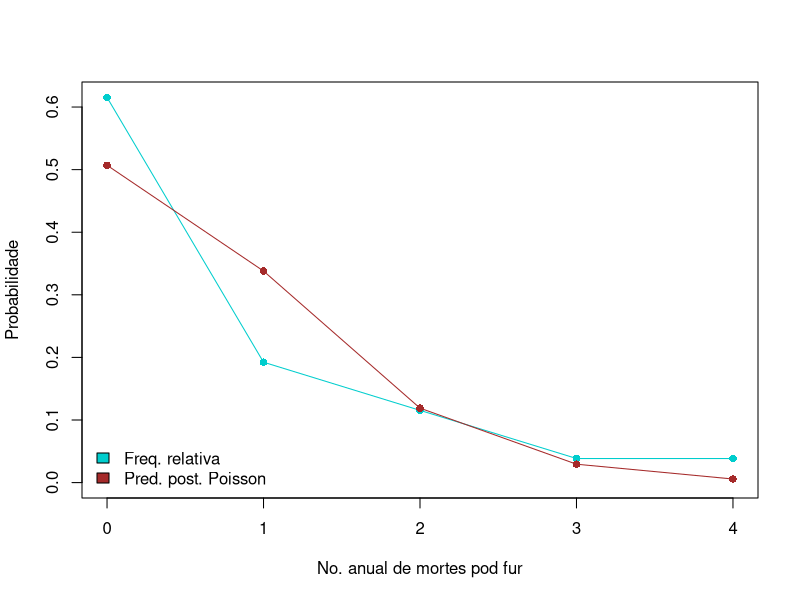
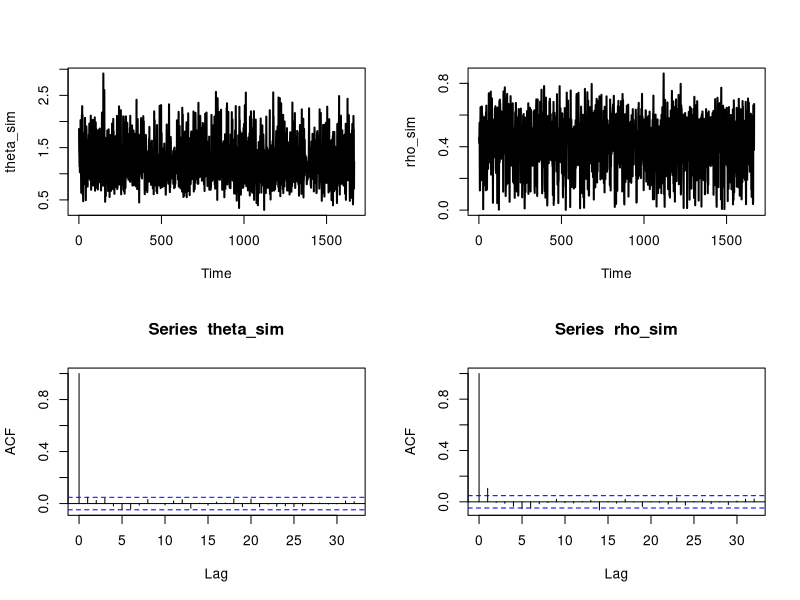
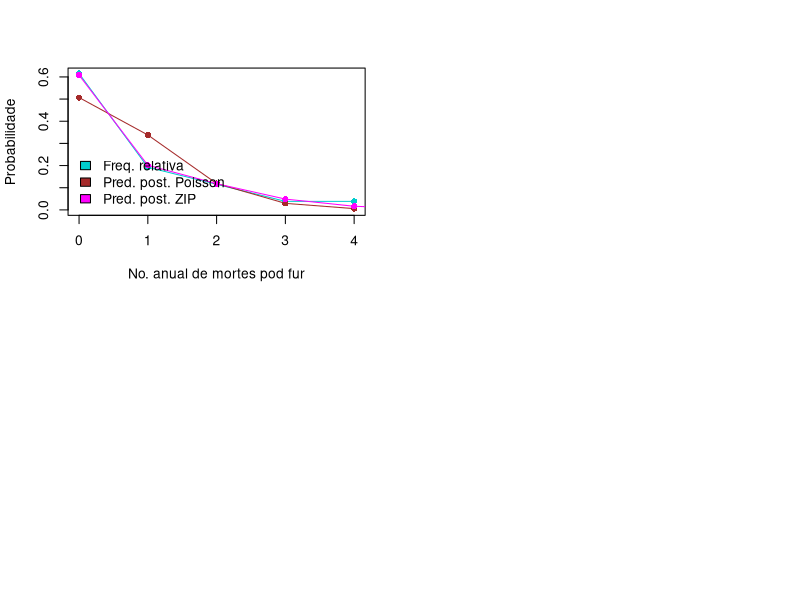

Source code (R) for these figures, in order:
## ---- chunk 1

fur <-  c(0, 0 ,1,
0, 0, 1, 0, 0, 1, 0, 0, 2, 2,
0, 0, 1, 1, 3, 4, 0, 0, 2, 0,
0, 0, 0)
## ---- chunk 2
r1 <- sum(fur)
s1 <- length(fur)
plot(table(fur)/s1, type= 'p', xlab='No. anual de mortes pod fur', ylab = 'Probabilidade', col = 'cyan3', pch=16)
lines(0:4,table(fur)/s1, col = 'cyan3')
points(0:4, dnbinom(0:4, size = r1, prob = s1/(1+s1)), pch=16, col = 'brown')
lines(0:4, dnbinom(0:4, size = r1, prob = s1/(1+s1)), col = 'brown')

legend('bottomleft',c('Freq. relativa','Pred. post. Poisson'), fill=c('cyan3','brown'), bty='n')
## ---- chunk 3

# hiperparâmetros para rho
a = b = 1

# hiperparâmetros para theta
r=.1
s=.1

# tamanho da amostra
n <- length(fur) 

# valores iniciais da cadeia
theta <- mean(fur)
rho <- mean(fur == 0)

# amostrador de Gibbs
B <- 50000
for(i in 1:B){
  # simulando z
  z <- NULL
  prob <- rho[i]/ ( (1-rho[i])*dpois(0,theta[i]) + rho[i])
  for(j in 1:n){
    if(fur[j] >0){ z[j] <- 0} else{
      z[j] <- rbinom(1,1,prob)
    }
  }

  # simulando rho
  rho[i+1] <- rbeta( 1, a + sum( z * (fur == 0)) , n- sum(z)+ b )
  
  # simulando theta
  theta[i+1] <- rgamma(1, sum( fur*(1-z) ) + r,  n - sum(z) + s)
}
## ---- chunk 4
theta_sim <- theta[seq(B/2,B,15)]
rho_sim <- rho[seq(B/2,B,15)]

oo <- par(mfrow=c(2,2))
ts.plot(theta_sim, lwd = 2)
ts.plot(rho_sim, lwd = 2)
acf(theta_sim)
acf(rho_sim)
## ---- chunk 5
# tamanho do vetor simulado
Bs <- length(theta_sim)

x_til <- array( NA_real_, c(Bs,n))
for(j in 1:Bs){
  z <- rbinom( n, 1, rho_sim[j])
  x_til[j,] <- (1-z)*rpois(n, theta_sim[j])
}

# probabilidades estimadas via ZIP
p_zip <- prop.table(table(x_til))

p_zip

## ---- chunk 6
r1 <- sum(fur)
s1 <- length(fur)
plot(table(fur)/s1, type= 'p', xlab='No. anual de mortes pod fur', ylab = 'Probabilidade', col = 'cyan3', pch=16)
lines(0:4,table(fur)/s1, col = 'cyan3')
points(0:4, dnbinom(0:4, size = r1, prob = s1/(1+s1)), pch=16, col = 'brown')
lines(0:4, dnbinom(0:4, size = r1, prob = s1/(1+s1)), col = 'brown')
points(names(p_zip),p_zip, pch=16,col = 'magenta')
lines(names(p_zip),p_zip,col = 'magenta')

legend('bottomleft',c('Freq. relativa','Pred. post. Poisson', 'Pred. post. ZIP'), fill=c('cyan3','brown', 'magenta'), bty='n')
## ---- chunk 7
tor <- c(0, 0,0, 1, 0, 0, 0, 1, 0, 0,
1, 0, 0, 0, 1, 1, 0, 0, 0, 2,
0, 0, 0, 0, 1, 3, 0, 2, 1, 0,
1, 0, 0, 1, 0, 1, 0, 0, 2, 1,
0, 1, 2, 0, 0, 1, 0, 1, 2, 0,
0, 0, 3, 0, 2, 0, 1, 1, 3, 0,
1, 1, 1)
